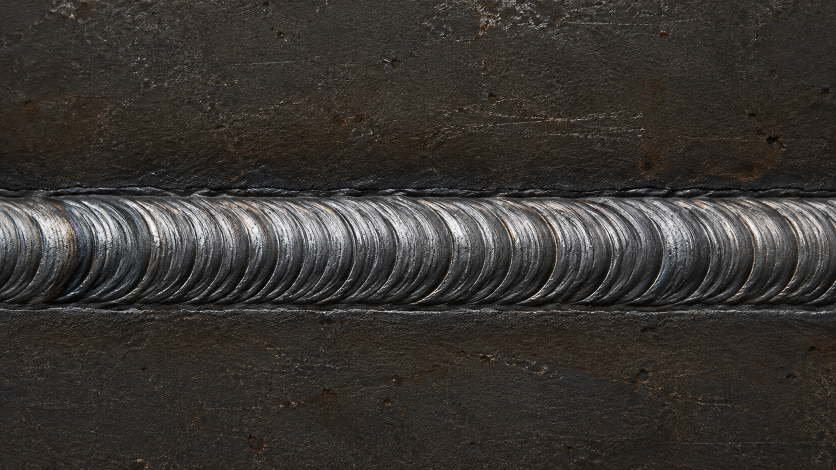
#> input picture data/raw/imagens/solda_aprovada.png, 1672 x 940 px (shown at 1/2 size); its folder holds only this picture in this run
$ python -i geometry.py   (imports and definitions only)   (older library calls are emulated)
#> lines starting #> are read from the running program, lines starting #| are printed output that depends on the picture; after the words box and inside, x2 and y2 are one past the last pixel; in counts of white or black regions, pixels touching at a corner belong together
"""Ferramentas de inspeção geométrica e de porosidade com OpenCV (baseado no Projeto_Aero e adaptado para soldas VulcanTech)."""
from __future__ import annotations

from dataclasses import asdict, dataclass
from pathlib import Path
from typing import Any

import cv2
import numpy as np


@dataclass(frozen=True)
class GeometryConfig:
    gaussian_kernel: int = 5
    canny_low: int = 50
    canny_high: int = 150
    min_contour_area: float = 20.0
    clahe_clip_limit: float = 2.0
    blackhat_kernel: int = 19
    min_porosity_circularity: float = 0.28
    porosity_reject_pct: float = 3.0

    def __post_init__(self) -> None:
        if self.gaussian_kernel < 1 or self.gaussian_kernel % 2 == 0:
            raise ValueError("gaussian_kernel deve ser positivo e ímpar")
        if not 0 <= self.canny_low < self.canny_high <= 255:
            raise ValueError("Limiares Canny inválidos")
        if self.min_contour_area < 0:
            raise ValueError("min_contour_area não pode ser negativo")
        if self.blackhat_kernel < 3 or self.blackhat_kernel % 2 == 0:
            raise ValueError("blackhat_kernel deve ser ímpar e >= 3")


def load_image(path: str | Path) -> np.ndarray:
    """Carrega imagem preservando o arquivo e lança erro claro se inválido."""
    image = cv2.imread(str(path), cv2.IMREAD_UNCHANGED)
    if image is None:
        raise ValueError(f"Imagem inexistente, corrompida ou não suportada: {path}")
    if image.ndim not in (2, 3):
        raise ValueError(f"Formato de imagem inválido: {path}")
    return image


def contour_features(contour: np.ndarray, index: int = 0) -> dict[str, Any]:
    """Calcula atributos geométricos de um contorno (área, perímetro, circularidade, solidez, bbox)."""
    area = float(cv2.contourArea(contour))
    perimeter = float(cv2.arcLength(contour, True))
    circularity = (
        float(4.0 * np.pi * area / (perimeter**2))
        if perimeter > 0 and np.isfinite(perimeter)
        else None
    )
    x, y, width, height = (int(v) for v in cv2.boundingRect(contour))
    hull = cv2.convexHull(contour)
    hull_area = float(cv2.contourArea(hull)) if hull is not None else 0.0
    solidity = float(area / hull_area) if hull_area > 0 else 1.0

    moments = cv2.moments(contour)
    centroid = None
    if moments["m00"] != 0 and np.isfinite(moments["m00"]):
        centroid = {
            "x": float(moments["m10"] / moments["m00"]),
            "y": float(moments["m01"] / moments["m00"]),
        }
    return {
        "index": index,
        "area": area,
        "perimeter": perimeter,
        "circularity": circularity,
        "solidity": round(solidity, 4),
        "bbox": {"x": x, "y": y, "width": width, "height": height},
        "centroid": centroid,
        "aspect_ratio": float(width / height) if height else None,
        "is_porosity": bool(
            circularity is not None
            and circularity >= 0.45
            and solidity >= 0.60
            and 12.0 <= area <= 1500.0
        ),
    }


def segment_weld_bead(gray: np.ndarray, gaussian_kernel: int = 5) -> tuple[np.ndarray, np.ndarray, np.ndarray]:
    """Segmenta o cordão de solda usando energia de gradiente direcional de Sobel, Otsu e morfologia.

    Retorna: (mascara_cordao, contorno_cordao, magnitude_sobel_uint8).
    """
    h, w = gray.shape[:2]
    k_blur = max(3, int(gaussian_kernel) | 1)
    blurred = cv2.GaussianBlur(gray, (k_blur, k_blur), 0)

    gx = cv2.Sobel(blurred, cv2.CV_32F, 1, 0, ksize=3)
    gy = cv2.Sobel(blurred, cv2.CV_32F, 0, 1, ksize=3)
    mag = cv2.magnitude(gx, gy)
    mag_u8 = cv2.normalize(mag, None, 0, 255, cv2.NORM_MINMAX).astype(np.uint8)

    kx_e = max(5, (w // 45) | 1)
    ky_e = max(3, (h // 135) | 1)
    energy = cv2.GaussianBlur(mag, (kx_e, ky_e), 0)
    energy_norm = cv2.normalize(energy, None, 0, 255, cv2.NORM_MINMAX).astype(np.uint8)

    _, mask_raw = cv2.threshold(energy_norm, 0, 255, cv2.THRESH_BINARY + cv2.THRESH_OTSU)
    kw = max(5, (w // 36) | 1)
    kh = max(5, (h // 60) | 1)
    mask_closed = cv2.morphologyEx(
        mask_raw,
        cv2.MORPH_CLOSE,
        cv2.getStructuringElement(cv2.MORPH_RECT, (kw, kh)),
    )
    mask_opened = cv2.morphologyEx(
        mask_closed,
        cv2.MORPH_OPEN,
        cv2.getStructuringElement(cv2.MORPH_RECT, (max(3, (kw // 2) | 1), max(3, (kh // 2) | 1))),
    )

    contours, _ = cv2.findContours(mask_opened, cv2.RETR_EXTERNAL, cv2.CHAIN_APPROX_SIMPLE)
    min_valid_area = float(h * w) * 0.02
    valid = [c for c in contours if cv2.contourArea(c) >= min_valid_area]

    if not valid:
        _, otsu = cv2.threshold(blurred, 0, 255, cv2.THRESH_BINARY + cv2.THRESH_OTSU)
        cnts_otsu, _ = cv2.findContours(otsu, cv2.RETR_EXTERNAL, cv2.CHAIN_APPROX_SIMPLE)
        valid = [c for c in cnts_otsu if cv2.contourArea(c) >= max(25.0, float(h * w) * 0.01)]

    mask_cordao = np.zeros((h, w), dtype=np.uint8)
    if valid:
        cordao = max(valid, key=cv2.contourArea)
        cv2.drawContours(mask_cordao, [cordao], -1, 255, thickness=cv2.FILLED)
    else:
        cordao = np.array(
            [
                [[int(w * 0.05), int(h * 0.30)]],
                [[int(w * 0.95), int(h * 0.30)]],
                [[int(w * 0.95), int(h * 0.70)]],
                [[int(w * 0.05), int(h * 0.70)]],
            ],
            dtype=np.int32,
        )
        cv2.drawContours(mask_cordao, [cordao], -1, 255, thickness=cv2.FILLED)

    return mask_cordao, cordao, mag_u8


def detect_porosity_and_coherence(
    gray: np.ndarray,
    mask_cordao: np.ndarray,
    blackhat_kernel: int = 19,
    min_circularity: float = 0.28,
) -> dict[str, Any]:
    """Aplica Tensor de Estrutura (Coerência/Isotropia), Black-Hat Morfológico e Filtro de Circularidade."""
    h, w = gray.shape[:2]
    blurred = cv2.GaussianBlur(gray, (5, 5), 0)
    gx = cv2.Sobel(blurred, cv2.CV_32F, 1, 0, ksize=3)
    gy = cv2.Sobel(blurred, cv2.CV_32F, 0, 1, ksize=3)

    kt_loc = max(5, (min(h, w) // 30) | 1)
    jxx = cv2.GaussianBlur(gx * gx, (kt_loc, kt_loc), 0)
    jyy = cv2.GaussianBlur(gy * gy, (kt_loc, kt_loc), 0)
    jxy = cv2.GaussianBlur(gx * gy, (kt_loc, kt_loc), 0)
    coherence_map = np.sqrt((jxx - jyy) ** 2 + 4.0 * (jxy**2)) / (jxx + jyy + 1e-6)
    isotropy_map = 1.0 - coherence_map

    erode_k = max(3, (min(h, w) // 40) | 1)
    inner_mask = cv2.erode(
        mask_cordao,
        cv2.getStructuringElement(cv2.MORPH_ELLIPSE, (erode_k, erode_k)),
    )
    if np.count_nonzero(inner_mask) == 0:
        inner_mask = mask_cordao.copy()

    active_pixels = inner_mask > 0
    if np.any(active_pixels):
        mean_coherence = float(coherence_map[active_pixels].mean())
        gx_mean = float(np.abs(gx[active_pixels]).mean())
        gy_mean = float(np.abs(gy[active_pixels]).mean())
        gx_gy_ratio = float(gx_mean / (gy_mean + 1e-6))
    else:
        mean_coherence = 1.0
        gx_gy_ratio = 1.0

    mean_isotropy = 1.0 - mean_coherence
    kbh = max(int(blackhat_kernel) | 1, (min(h, w) // 45) | 1)
    bh = cv2.morphologyEx(
        blurred,
        cv2.MORPH_BLACKHAT,
        cv2.getStructuringElement(cv2.MORPH_ELLIPSE, (kbh, kbh)),
    )

    disorder_gain = 1.65 if mean_isotropy >= 0.42 else 0.28
    pore_score = bh.astype(np.float32) * (isotropy_map**1.55) * disorder_gain

    pore_mask = (
        np.uint8(
            (((pore_score >= 14.5) & (blurred < 70)) | (bh >= 165))
            & (inner_mask > 0)
        )
        * 255
    )
    k_open = max(3, (min(h, w) // 200) | 1)
    pore_mask = cv2.morphologyEx(
        pore_mask,
        cv2.MORPH_OPEN,
        cv2.getStructuringElement(cv2.MORPH_ELLIPSE, (k_open, k_open)),
    )

    area_cordao = max(float(np.count_nonzero(mask_cordao)), 1.0)
    p_cnts, _ = cv2.findContours(pore_mask, cv2.RETR_EXTERNAL, cv2.CHAIN_APPROX_SIMPLE)
    pores: list[dict[str, Any]] = []
    clean_pore_mask = np.zeros_like(gray)
    total_pore_area = 0.0
    effective_min_circ = min(min_circularity, 0.14) if mean_isotropy >= 0.42 else min_circularity

    for idx, c in enumerate(p_cnts):
        area = float(cv2.contourArea(c))
        if 12.0 <= area <= (area_cordao * 0.25):
            perim = float(cv2.arcLength(c, True))
            circ = float(4.0 * np.pi * area / (perim * perim + 1e-6))
            if circ >= effective_min_circ:
                (cx, cy), radius = cv2.minEnclosingCircle(c)
                x, y, pw, ph = (int(v) for v in cv2.boundingRect(c))
                pores.append(
                    {
                        "index": idx,
                        "centro": (int(cx), int(cy)),
                        "raio": int(max(radius, 2)),
                        "area": round(area, 2),
                        "circularidade": round(circ, 4),
                        "bbox": {"x": x, "y": y, "width": pw, "height": ph},
                    }
                )
                total_pore_area += area
                cv2.drawContours(clean_pore_mask, [c], -1, 255, thickness=cv2.FILLED)

    porosity_pct = float((total_pore_area / area_cordao) * 100.0)
    coherence_u8 = np.clip(coherence_map * 255.0, 0, 255).astype(np.uint8)
    coherence_color = cv2.applyColorMap(coherence_u8, cv2.COLORMAP_VIRIDIS)

    return {
        "pores": pores,
        "pores_count": len(pores),
        "total_pore_area_px": round(total_pore_area, 2),
        "porosity_pct": round(porosity_pct, 3),
        "mean_coherence": round(mean_coherence, 4),
        "mean_isotropy": round(mean_isotropy, 4),
        "gx_gy_ratio": round(gx_gy_ratio, 4),
        "blackhat": bh,
        "porosity_mask": clean_pore_mask,
        "coherence_color": coherence_color,
    }


def analyze_bead_profile(mask_cordao: np.ndarray, contour_cordao: np.ndarray) -> dict[str, Any]:
    """Mede o perfil transversal de largura, rugosidade das margens (mordeduras) e descontinuidades."""
    h, w = mask_cordao.shape[:2]
    x, y, bw, bh = cv2.boundingRect(contour_cordao)
    is_horizontal = bw >= bh

    widths: list[float] = []
    positions: list[int] = []
    edge_a: list[float] = []
    edge_b: list[float] = []

    if is_horizontal:
        margin = int(bw * 0.03)
        start_x = max(0, x + margin)
        end_x = min(w - 1, x + bw - margin)
        cols = np.linspace(start_x, max(start_x, end_x), 80, dtype=int)
        for col in cols:
            ys = np.flatnonzero(mask_cordao[:, col])
            if len(ys) > 3:
                positions.append(int(col))
                edge_a.append(float(ys[0]))
                edge_b.append(float(ys[-1]))
                widths.append(float(ys[-1] - ys[0] + 1))
    else:
        margin = int(bh * 0.03)
        start_y = max(0, y + margin)
        end_y = min(h - 1, y + bh - margin)
        rows = np.linspace(start_y, max(start_y, end_y), 80, dtype=int)
        for row in rows:
            xs = np.flatnonzero(mask_cordao[row, :])
            if len(xs) > 3:
                positions.append(int(row))
                edge_a.append(float(xs[0]))
                edge_b.append(float(xs[-1]))
                widths.append(float(xs[-1] - xs[0] + 1))

    if not widths:
        return {
            "mean_width_px": 0.0,
            "min_width_px": 0.0,
            "max_width_px": 0.0,
            "width_variation_pct": 0.0,
            "toe_roughness_px": 0.0,
            "discontinuities_count": 0,
            "discontinuities": [],
            "profile_points": [],
        }

    w_arr = np.array(widths, dtype=float)
    ea_arr = np.array(edge_a, dtype=float)
    eb_arr = np.array(edge_b, dtype=float)
    idx = np.arange(len(widths), dtype=float)

    if len(idx) >= 2:
        dev_a = np.abs(ea_arr - np.polyval(np.polyfit(idx, ea_arr, 1), idx))
        dev_b = np.abs(eb_arr - np.polyval(np.polyfit(idx, eb_arr, 1), idx))
    else:
        dev_a = np.zeros_like(ea_arr)
        dev_b = np.zeros_like(eb_arr)

    mean_w = float(np.mean(w_arr))
    min_w = float(np.min(w_arr))
    max_w = float(np.max(w_arr))
    std_w = float(np.std(w_arr))
    var_pct = float((std_w / (mean_w + 1e-6)) * 100.0)
    toe_roughness = float(0.5 * (np.mean(dev_a) + np.mean(dev_b)))

    discontinuities: list[dict[str, Any]] = []
    profile_points: list[dict[str, Any]] = []
    for i, pos in enumerate(positions):
        w_loc = float(w_arr[i])
        da = float(dev_a[i])
        db = float(dev_b[i])
        profile_points.append(
            {
                "position_px": pos,
                "width_px": round(w_loc, 1),
                "upper_edge_px": round(float(ea_arr[i]), 1),
                "lower_edge_px": round(float(eb_arr[i]), 1),
                "edge_deviation_px": round(max(da, db), 2),
            }
        )
        if w_loc < mean_w * 0.84:
            discontinuities.append(
                {
                    "tipo": "estreitamento_falta_fusao",
                    "posicao": pos,
                    "largura_local": round(w_loc, 1),
                    "largura_esperada": round(mean_w, 1),
                }
            )
        elif w_loc > mean_w * 1.16:
            discontinuities.append(
                {
                    "tipo": "excesso_largura_sobreposicao",
                    "posicao": pos,
                    "largura_local": round(w_loc, 1),
                    "largura_esperada": round(mean_w, 1),
                }
            )
        elif max(da, db) > mean_w * 0.08:
            discontinuities.append(
                {
                    "tipo": "mordedura_irregularidade_margem",
                    "posicao": pos,
                    "largura_local": round(w_loc, 1),
                    "largura_esperada": round(mean_w, 1),
                }
            )

    return {
        "mean_width_px": round(mean_w, 1),
        "min_width_px": round(min_w, 1),
        "max_width_px": round(max_w, 1),
        "width_variation_pct": round(var_pct, 2),
        "toe_roughness_px": round(toe_roughness, 2),
        "discontinuities_count": len(discontinuities),
        "discontinuities": discontinuities,
        "profile_points": profile_points,
    }


# [55 lines left out: functions _normalized_silhouette, compare_geometry, not called in this run]


def analyze_geometry(
    path: str | Path | np.ndarray,
    output_dir: str | Path | None = None,
    config: GeometryConfig | None = None,
    include_artifacts: bool = False,
) -> dict[str, Any]:
    """Executa o pipeline completo de filtros OpenCV: Cinza, CLAHE, Gaussiano, Sobel, Canny, Morfologia, Porosidade e Perfil."""
#> called with path = '../data/raw/imagens/solda_aprovada.png', include_artifacts = False
    cfg = config or GeometryConfig()
    source = Path(path) if not isinstance(path, np.ndarray) else None
    image = load_image(source) if source is not None else path.copy()
#> in load_image, image is the input picture: shape (940, 1672, 3); mean B, G, R 49.4, 52.9, 56.7
    if image.size == 0 or image.ndim not in (2, 3):
        raise ValueError("Imagem de entrada vazia ou inválida")

    bgr = cv2.cvtColor(image, cv2.COLOR_GRAY2BGR) if image.ndim == 2 else image[:, :, :3].copy()
    gray = image if image.ndim == 2 else cv2.cvtColor(bgr, cv2.COLOR_BGR2GRAY)

    # Filtro 1: Equalização Adaptativa CLAHE
    clahe = cv2.createCLAHE(clipLimit=cfg.clahe_clip_limit, tileGridSize=(8, 8)).apply(gray)

    # Filtro 2: Suavização Gaussiana e Unsharp Mask
    blurred = cv2.GaussianBlur(gray, (cfg.gaussian_kernel, cfg.gaussian_kernel), 0)
    kernel_sharpen = np.array([[0, -1, 0], [-1, 5, -1], [0, -1, 0]], dtype=np.float32)
    enhanced = cv2.filter2D(blurred, -1, kernel_sharpen)

    # Filtro 3: Segmentação do Cordão por Energia de Gradiente de Sobel + Otsu + Morfologia
    bead_mask, bead_contour, sobel_mag = segment_weld_bead(gray, cfg.gaussian_kernel)
#> in segment_weld_bead, `_, mask_raw = cv2.threshold(energy_norm, 0, 255, cv2.THRESH_BINARY + c..`:
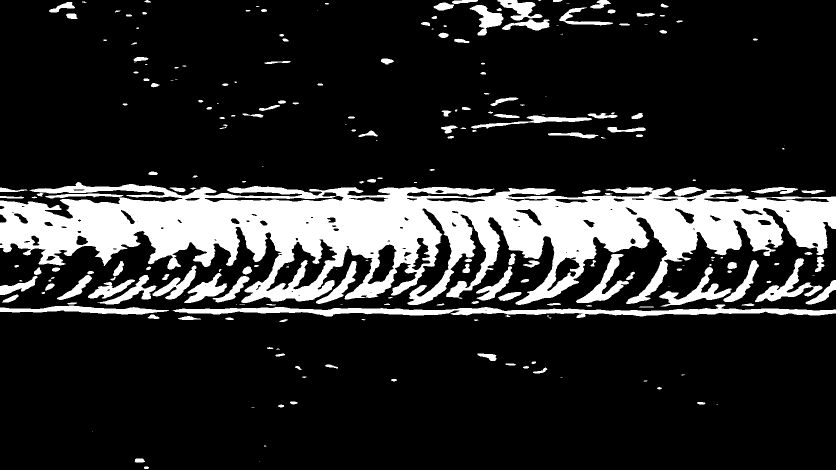
#> mask_raw: shape (940, 1672) (shown at 1/2 size); 17% white; 233 white regions (61 under 20 px), largest, box (x1, y1, x2, y2) and area: (0, 364, 1672, 610) 201109, (345, 609, 1672, 636) 12996, (0, 611, 338, 629) 3127
#> in segment_weld_bead, `contours, _ = cv2.findContours(mask_opened, cv2.RETR_EXTERNAL, cv2.CHA..`: contours = 17 contours; largest, box (x1, y1, x2, y2) and area: (0, 362, 1672, 640) 414023, (872, 0, 1147, 61) 10074, (993, 230, 1167, 250) 2134, (1175, 226, 1285, 237) 924, (102, 0, 173, 25) 911
#> in segment_weld_bead, `valid = [c for c in contours if cv2.contourArea(c) >= min_valid_area]`: valid = 1 contour; box (x1, y1, x2, y2) and area: (0, 362, 1672, 640) 414023
#> in segment_weld_bead, `cordao = max(valid, key=cv2.contourArea)`: cordao = contour of 307 points, box (x1, y1, x2, y2) (0, 362, 1672, 640), area 414023
#> bead_contour has the same summary as cordao in segment_weld_bead

    # Filtro 4: Detector de Bordas de Canny e Extração de Contornos (Padrão Projeto_Aero)
    edges = cv2.Canny(blurred, cfg.canny_low, cfg.canny_high)
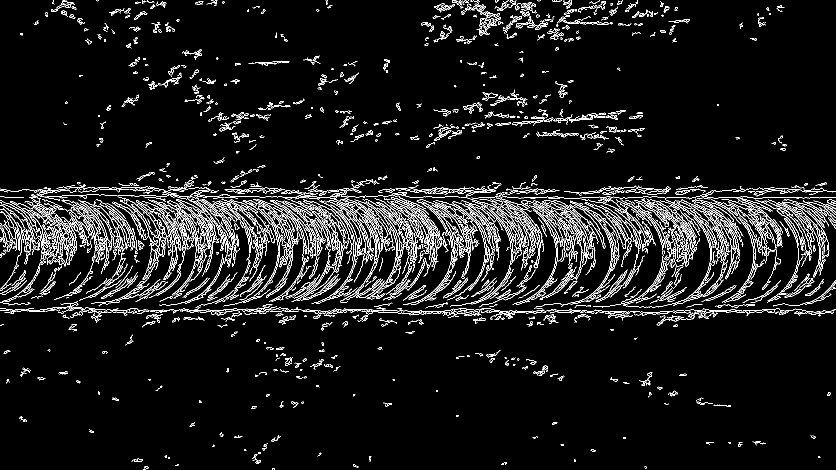
#> edges: shape (940, 1672) (shown at 1/2 size); 6.6% white in thin lines or dots
    found, _ = cv2.findContours(edges.copy(), cv2.RETR_EXTERNAL, cv2.CHAIN_APPROX_SIMPLE)
#> found = 1585 contours, 1144 with area under 20; largest, box (x1, y1, x2, y2) and area: (1084, 401, 1192, 559) 1136, (1439, 438, 1480, 559) 1106, (775, 401, 870, 519) 1013, (1362, 399, 1454, 528) 988, (658, 400, 763, 605) 970
    relevant = [c for c in found if cv2.contourArea(c) >= cfg.min_contour_area]
#> relevant = 441 contours; largest, box (x1, y1, x2, y2) and area: (1084, 401, 1192, 559) 1136, (1439, 438, 1480, 559) 1106, (775, 401, 870, 519) 1013, (1362, 399, 1454, 528) 988, (658, 400, 763, 605) 970
    features = [contour_features(c, i) for i, c in enumerate(relevant)]
#> features = 441 items

    # Filtro 5: Detecção de Porosidade (Black-Hat + Tensor de Estrutura + Circularidade)
    porosity_info = detect_porosity_and_coherence(
        gray,
        bead_mask,
        blackhat_kernel=cfg.blackhat_kernel,
        min_circularity=cfg.min_porosity_circularity,
    )
#> in detect_porosity_and_coherence, `jxy = cv2.GaussianBlur(gx * gy, (kt_loc, kt_loc), 0)`:
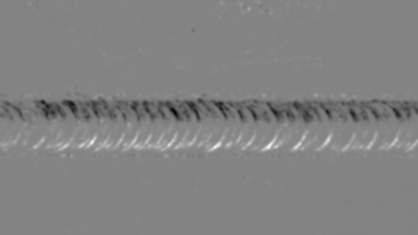
#> jxy: shape (940, 1672) float32 (shown at 1/4 size); min -22372.2, max 21139.9, mean -165.5; drawn with min black and max white
#> in detect_porosity_and_coherence, `coherence_map = np.sqrt((jxx - jyy) ** 2 + 4.0 * (jxy**2)) / (jxx + jy..`:
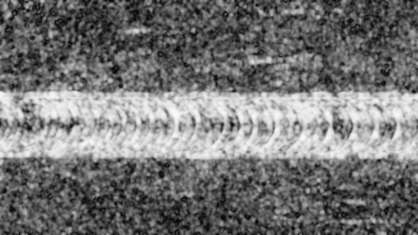
#> coherence_map: shape (940, 1672) float32 (shown at 1/4 size); min 0.000167, max 0.979, mean 0.459
#> in detect_porosity_and_coherence, `isotropy_map = 1.0 - coherence_map`:
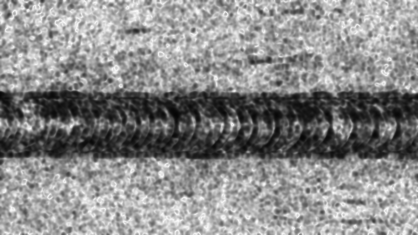
#> isotropy_map: shape (940, 1672) float32 (shown at 1/4 size); min 0.0209, max 1, mean 0.541
#> in detect_porosity_and_coherence, `inner_mask = cv2.erode( mask_cordao, cv2.getStructuringElement(cv2.MOR..`:
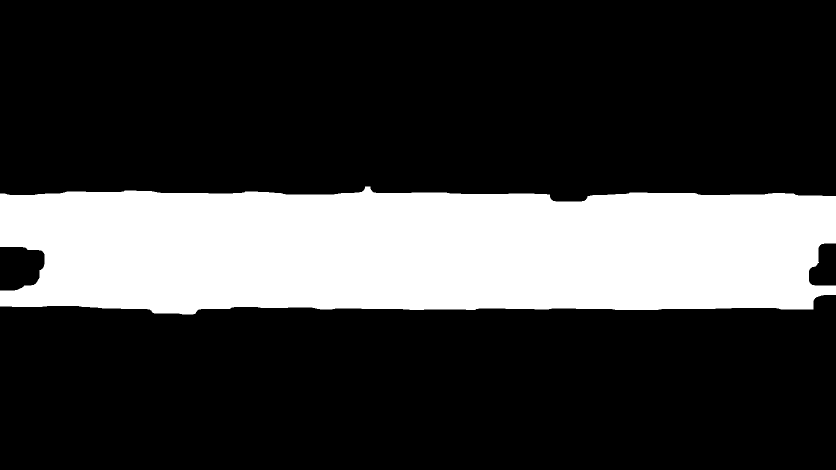
#> inner_mask: shape (940, 1672) (shown at 1/2 size); 23.8% white; 1 white region, box (x1, y1, x2, y2) and area: (0, 373, 1672, 629) 373670
#> in detect_porosity_and_coherence, `mean_coherence = float(coherence_map[active_pixels].mean())`: mean_coherence = 0.758
#> in detect_porosity_and_coherence, `gx_mean = float(np.abs(gx[active_pixels]).mean())`: gx_mean = 51.53
#> in detect_porosity_and_coherence, `gy_mean = float(np.abs(gy[active_pixels]).mean())`: gy_mean = 47.11
#> in detect_porosity_and_coherence, `gx_gy_ratio = float(gx_mean / (gy_mean + 1e-6))`: gx_gy_ratio = 1.09
#> in detect_porosity_and_coherence, `mean_isotropy = 1.0 - mean_coherence`: mean_isotropy = 0.242
#> in detect_porosity_and_coherence, `bh = cv2.morphologyEx( blurred, cv2.MORPH_BLACKHAT, cv2.getStructuring..`:
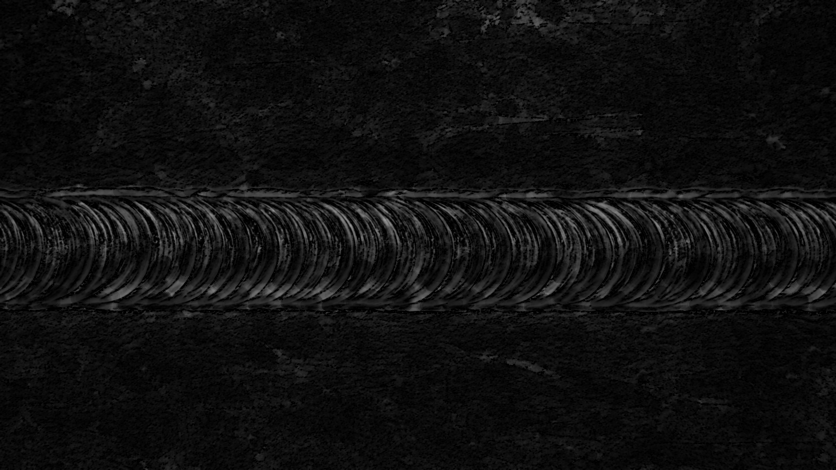
#> bh: shape (940, 1672) (shown at 1/2 size); min 0, max 157, mean 15.8
#> in detect_porosity_and_coherence, `disorder_gain = 1.65 if mean_isotropy >= 0.42 else 0.28`: disorder_gain = 0.28
#> (the rest of the program and of its run is left out)
